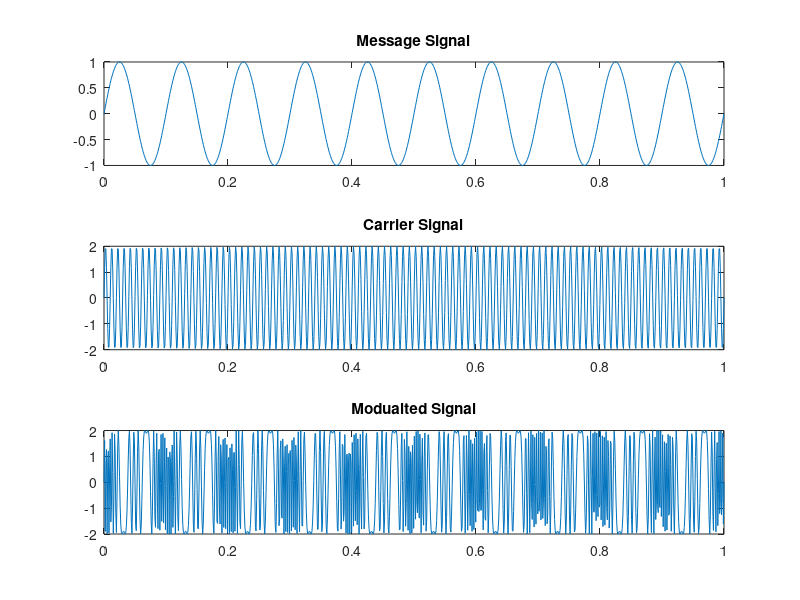
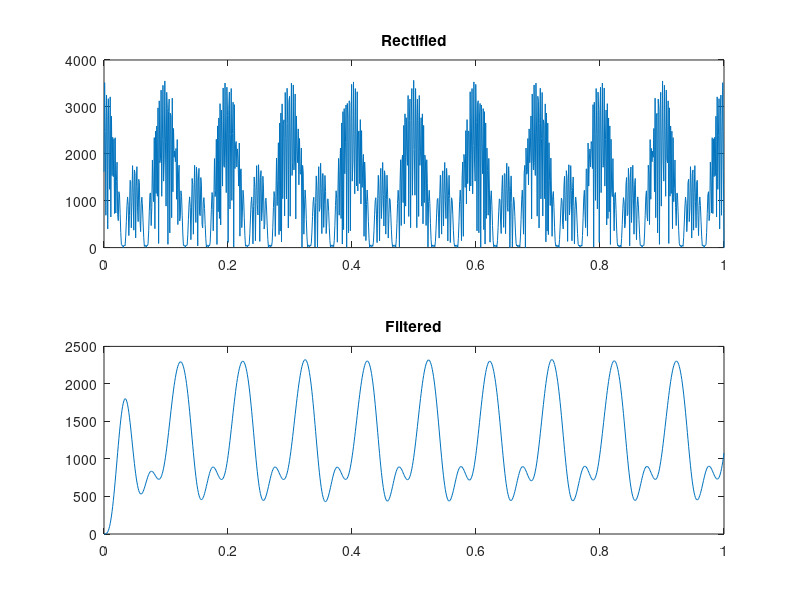

These charts were generated, in order, by the following MATLAB code:
clear;
clc;

fs = 1000;
t = linspace(0,1,1000);

fm = 10;
Am = 1;
message_signal = Am*sin(2*pi*fm.*t);

fc = 10*fm;
Ac = 2;
carrier_signal = Ac*sin(2*pi*fc.*t);

kf = 25;
modulated_signal = Ac*sin(2*pi*fc.*t + kf*message_signal);

%plotting
figure;
subplot(3,1,1);
plot(t,message_signal);
title('Message Signal');

subplot(3,1,2);
plot(t,carrier_signal);
title('Carrier Signal');

subplot(3,1,3);
plot(t,modulated_signal);
title('Modualted Signal');

%demodulation

demodulated = [diff(modulated_signal) 0]*fs;
rectification = abs(demodulated);

cuttoff = 20;
order = 4;
nyquist = fs/2;
normalized_freq = cuttoff/nyquist;
[b,a] = butter(order,normalized_freq,'low');
filtered_signal = filter(b,a,rectification);

%plotting
figure;
subplot(2,1,1);
plot(t,rectification);
title('Rectified');

subplot(2,1,2);
plot(t,filtered_signal);
title('Filtered')
